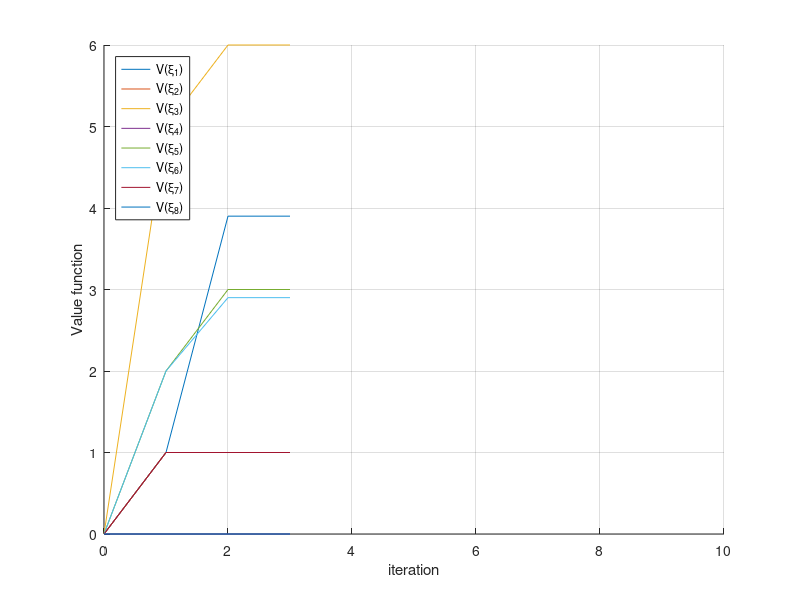

The MATLAB source for this figure:
% Lucas Rath
% Julius Hiller

clear all; close all; clc;


%% Question 1

% ---------------------------------------------------------------------
% Define discrete-time infinite-horizon DP problem
% ---------------------------------------------------------------------

% number of inputs
m = 3;
% number of states
n = 8;

% cost matrix: fo = @(s,u)
fo = [3   3 1
      5   3 1
      6   6 5
      1   0 1
      3   3 2
      2.5 2 4
      1   1 1
      0   0 0];

% motion model: s_{k+1} = f(s_{k},u)
f = [2 2 3
     7 5 4
     4 6 5
     7 8 2
     4 4 6
     1 7 8
     8 8 8
     8 8 8];


% ---------------------------------------------------------------------
% Value function algorithm
% ---------------------------------------------------------------------

% max number of iterations
kmax = 10;
% residue
epsilon = 1e-3;
% discount factor
gamma = 0.9;

% allocate memory
V = nan(kmax,n);
u = zeros(n,1);

% init iteration variables
V(1,:) = 0;


k=1;
while k<kmax
    for s=1:n
        % V = min{.}
        [V(k+1,s), idx] = min( fo(s,:) + gamma * V(k,f(s,:)) );
        % u = argmin{.}
        u(s) = idx-1;
    end
    if norm(V(k+1,:)-V(k,:)) < epsilon
        break;
    end
    k = k+1;
end
disp(V)
disp(u')

% plot iterations
figure('Color','w'); hold on; grid on;
plot(0:kmax-1,V')
xlabel('iteration')
ylabel('Value function')
legend({'V(\xi_1)','V(\xi_2)','V(\xi_3)','V(\xi_4)','V(\xi_5)','V(\xi_6)','V(\xi_7)','V(\xi_8)'}, 'Location', 'Northwest')


% ---------------------------------------------------------------------
%  Calculate optimal input sequence when starting at s=1
% ---------------------------------------------------------------------
s = 1;
while s~=8
    fprintf('State:%d, Optimal input:%d, Cost:%.1f\n',s,u(s),fo(s,u(s)+1))
    s  = f(s,u(s)+1);
end
fprintf('State:%d, Optimal input:%d, Cost:%.1f\n',s,u(s),fo(s,u(s)+1))




